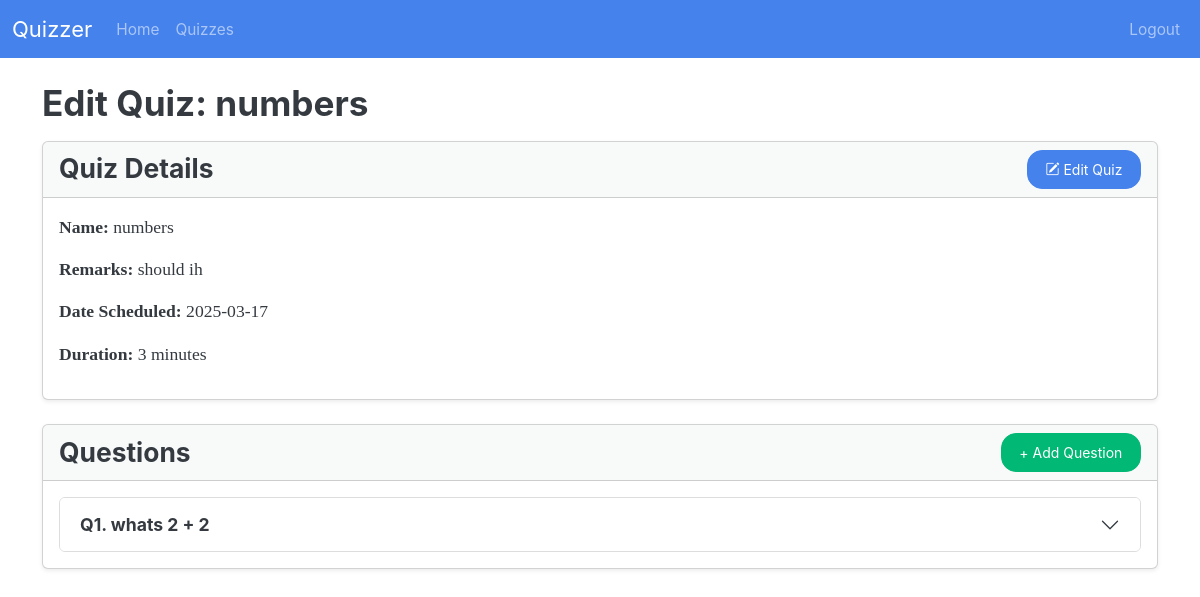
/admin/quiz/1 (signed in), run on an earlier commit of the app's database.
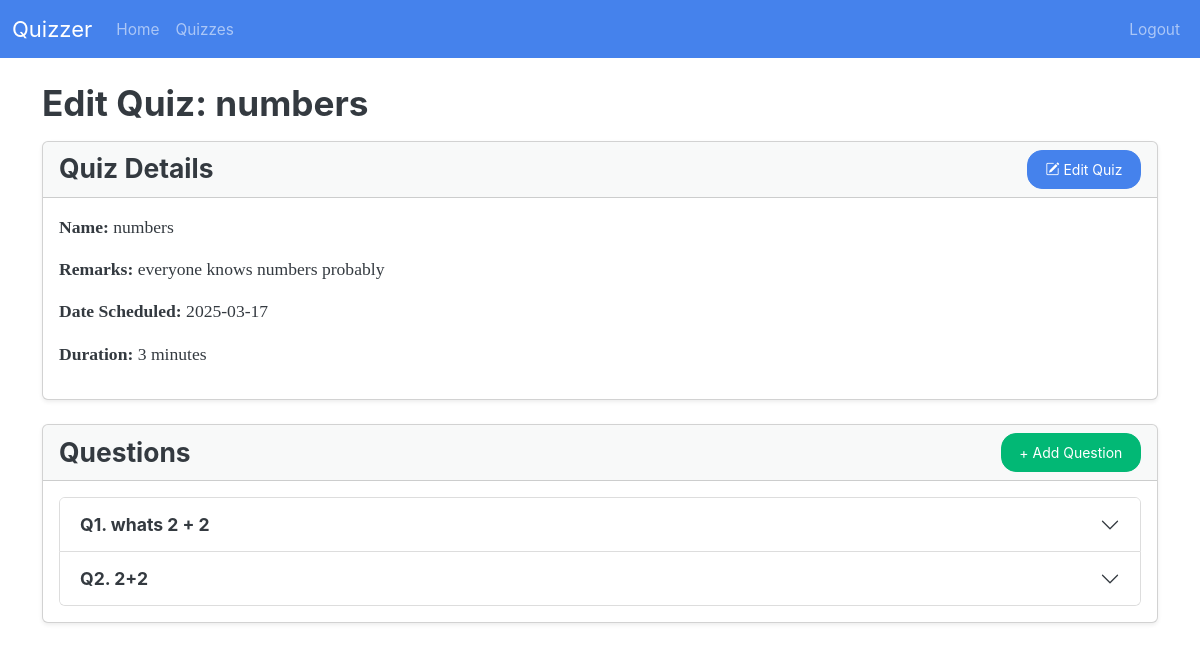
And on a later commit of the database.
### models/models.py (models this page shows)
class Quiz(db.Model):
    quiz_id: Mapped[id_pk]
    quiz_name: Mapped[str]
    chapter_id: Mapped[int] = mapped_column(ForeignKey("chapter.chapter_id"))
    subject_id: Mapped[int] = mapped_column(ForeignKey("subject.subject_id"))
    date: Mapped[Optional[date]]
    duration: Mapped[Optional[int]]  # minutes? hopefully
    remarks: Mapped[str]
    chapter: Mapped["Chapter"] = relationship(back_populates="quizzes")
    questions: Mapped[List["Question"]] = relationship(
        back_populates="quiz", cascade="all,delete-orphan"
    )
    scores: Mapped[List["Score"]] = relationship(
        back_populates="quiz", cascade="all,delete-orphan"
    )

class Question(db.Model):
    quiz_id: Mapped[int] = mapped_column(ForeignKey("quiz.quiz_id"))
    question_id: Mapped[id_pk]
    text: Mapped[str]
    marks: Mapped[int]
    quiz: Mapped["Quiz"] = relationship(back_populates="questions")
    options: Mapped[List["Option"]] = relationship(
        back_populates="question", cascade="all,delete-orphan"
    )

### routes/admin_routes.py (the view, shortened to what this page needs)
@admin_bp.route("quiz/<int:quiz_id>", methods=["GET", "POST"])
def edit_quiz(quiz_id):
    quiz = select_quiz(quiz_id)
    if not quiz:
        return jsonify({"errors":[f"quiz with quiz_id {quiz_id} not found"]}),404
    return render_template(
        "admin/quiz.html", quiz=quiz, quiz_form=QuizForm(), question_form=QuestionForm()
    )

### app.py (called while the page is built)
@app.template_global()
def is_active(page_name):  # small function to make the nav_bar code better
    return "active" if request.endpoint == page_name else ""

### routes/__init__.py (called while the page is built)
def init_login_manager(app):
    login_manager = LoginManager()
    login_manager.init_app(app)
    login_manager.login_view = "auth.login"  # goes to the login() function in auth_bp
    @login_manager.user_loader
    def load_user(user_id):
        return db.session.scalar(select(User).where(User.user_id == user_id))

### routes/admin_routes.py (called while the page is built)
@admin_bp.before_request
def require_admin():
    if not current_user.is_authenticated or current_user.username != "admin":
        return current_app.login_manager.unauthorized()

def select_quiz(quiz_id):
    return session.scalar(select(Quiz).where(Quiz.quiz_id == quiz_id))

### templates/admin/quiz.html (shortened to what this page needs)
{% extends "base.html" %}  {% block body %} {% include "admin/nav.html" %}
<div class="container mt-4">
  <div class="d-flex justify-content-between align-items-center mb-3">
    <h2 class="mb-0">Edit Quiz: {{ quiz.quiz_name }}</h2>
  </div>
  <div class="card shadow-sm mb-4">
    <div class="card-header d-flex justify-content-between align-items-center">
      <h4 class="mb-0">Quiz Details</h4>
      <button
        class="btn btn-primary"
        data-bs-toggle="modal"
        data-bs-target="#editQuizModal"
        onclick='updateModalFormAction(
                "{{ url_for("admin.edit_quiz", quiz_id=quiz.quiz_id) }}",
                "editQuizModal",
                {{
                  {
                  "quiz_name": quiz.quiz_name,
                  "remarks": quiz.remarks,
                  "date": quiz.date.isoformat() if quiz.date else 0,
                  "duration": quiz.duration
                  }
                }}
              )'
      >
        <i class="bi bi-pencil-square"></i> Edit Quiz
      </button>
    </div>
    <div class="card-body">
      <p><strong>Name:</strong> {{ quiz.quiz_name }}</p>
      <p><strong>Remarks:</strong> {{ quiz.remarks }}</p>
      {% if quiz.date %}
      <p><strong>Date Scheduled:</strong> {{ quiz.date }}</p>
      {% endif %} {% if quiz.duration %}
      <p><strong>Duration:</strong> {{ quiz.duration }} minutes</p>
      {% endif %}
    </div>
  </div>
  <div class="card shadow-sm">
    <div class="card-header d-flex justify-content-between align-items-center">
      <h4 class="mb-0">Questions</h4>
      <button
        class="btn btn-success"
        data-bs-toggle="modal"
        data-bs-target="#createQuestionModal"
      >
        + Add Question
      </button>
    </div>
    <div class="card-body">
      {% if quiz.questions %}
      <div class="accordion" id="questionsAccordion">
        {% for question in quiz.questions %}
        <div class="accordion-item">
          <h2 class="accordion-header" id="heading{{ question.question_id }}">
            <button
              class="accordion-button collapsed"
              type="button"
              data-bs-toggle="collapse"
              data-bs-target="#collapse{{ question.question_id }}"
              aria-expanded="false"
              aria-controls="collapse{{ question.question_id }}"
            >
              <strong>Q{{ loop.index }}. {{ question.text }}</strong>
            </button>
          </h2>
        </div>
        {% endfor %}
      </div>
      {% else %}
      <p class="text-muted">No questions added yet.</p>
      {% endif %}
    </div>
  </div>
</div>
{% import "macros.html" as macros %} {{ macros.modal_form("editQuizModal", "Edit
question_form) }} {% endblock %}

### templates/base.html (shortened to what this page needs)
<!doctype html>
<html lang="en">
  <head>
    <link href="{{url_for("static", filename="style.css")}}" rel="stylesheet" />
  </head>
  <body>
    {% block body %} {% endblock %}
    <link
      rel="stylesheet"
      href="https://cdn.jsdelivr.net/npm/bootstrap-icons@1.5.0/font/bootstrap-icons.css"
    />
  </body>
</html>

### templates/admin/nav.html (shortened to what this page needs)
<nav class="navbar navbar-expand-lg bg-primary" data-bs-theme="dark">
  <div class="container-fluid">
    <a class="navbar-brand" href="#">Quizzer</a>
    <div class="collapse navbar-collapse" id="navbarColor01">
      <ul class="navbar-nav me-auto">
        <li class="nav-item">
          <a
            class="nav-link {{ is_active('admin.admin_home') }}"
            href="{{ url_for('admin.admin_home') }}"
            >Home</a
          >
        </li>
        <li class="nav-item">
          <a class="nav-link">Quizzes</a>
        </li>
      </ul>
      <ul class="navbar-nav">
        <li class="nav-item">
          <a class="nav-link" href="{{url_for('auth.logout')}}"> Logout </a>
        </li>
      </ul>
    </div>
  </div>
</nav>

What changed in the data, as far as the page shows it:
changed Quiz "numbers": remarks "should ih" → "everyone knows numbers probably"
added Question: text "2+2"
